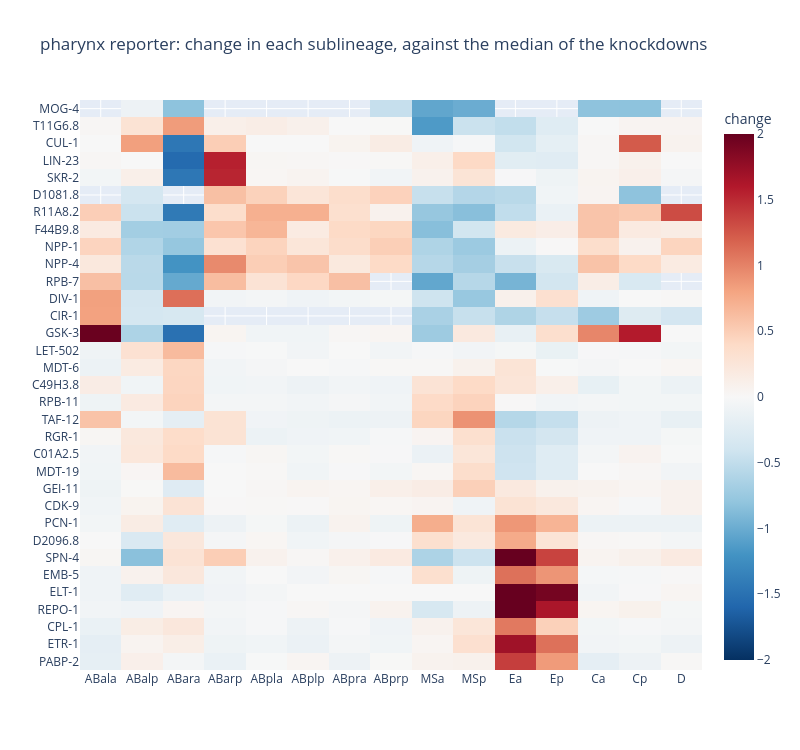

Notebook code for this chart:
### Markdown cell above
## 21. Knockdowns that redraw the fate map

How is a change measured? For one reporter, say the pharynx reporter, and
one knockdown:

1. the values of the knockdown are z-scored over the time points 140 to
   155 (case study 18), so that all the conditions are on the same scale;
2. its **profile** is the mean z-score of each sublineage (ABala, ABalp, …,
   D) over these time points;
3. the **typical profile** is, for each sublineage, the median of the
   profiles of the 33 knockdowns recorded with this reporter: since most
   knockdowns leave a given sublineage alone, it stands for the normal
   expression;
4. the **change** of the knockdown in a sublineage is its profile minus the
   typical profile: positive if the sublineage expresses the reporter more
   than usual, negative if less.

Below, the changes of the 33 knockdowns, ordered so that knockdowns with
similar changes are next to each other. Hover over the map for the values.

### Code cell
SUBLINEAGES_KD = SUBLINEAGES[:-1]  # P4 is too small to be measured reliably
sublineage_of = {n: ct.sublineage(worm.labels[n]) for n in window}

# the profile of each knockdown of the pharynx reporter, and its change against the median profile
conds = sorted(of_tissue["PHA"], key=lambda c: worm.gene_dict[c])
profiles = np.array([ct.sublineage_profile(zscored[c], sublineage_of, SUBLINEAGES_KD) for c in conds])
delta = profiles - np.nanmedian(profiles, axis=0)

similarity = np.ma.corrcoef(np.ma.masked_invalid(delta)).filled(0)
order = leaves_list(linkage(squareform(1 - similarity, checks=False), method="average"))
names = [worm.gene_dict[conds[i]].replace("_PHA", "") for i in order]
fig = go.Figure(go.Heatmap(z=delta[order], x=SUBLINEAGES_KD, y=names, colorscale="RdBu_r", zmid=0,
                           zmin=-2, zmax=2, colorbar=dict(title="change"),
                           hovertemplate="%{y} in %{x}: %{z:+.2f}<extra></extra>"))
fig.update_layout(title="pharynx reporter: change in each sublineage, against the median of the knockdowns",
                  height=750, width=800, yaxis=dict(autorange="reversed"))
fig.show()

genes_pha = [worm.gene_dict[c].replace("_PHA", "") for c in conds]
for gene in ("GSK-3", "CUL-1", "SKR-2", "LIN-23", "ELT-1", "SPN-4"):
    ct.report_change(gene, delta[genes_pha.index(gene)], SUBLINEAGES_KD)
i, j = (names.index(g) for g in ("SKR-2", "LIN-23"))
print(f"correlation of the changes, SKR-2 and LIN-23: {similarity[order[i], order[j]]:.2f}")

### Figure 1 — Plotly figure (JSON) as saved in the notebook; plotly's stock layout.template omitted (floating-point values rounded to 4 significant figures; data arrays with more than 128 entries replaced by an {"elided": "..."} marker saying what was removed)
{"data": [{"colorbar": {"title": {"text": "change"}}, "colorscale": [[0.0, "rgb(5,48,97)"], [0.1, "rgb(33,102,172)"], [0.2, "rgb(67,147,195)"], [0.3, "rgb(146,197,222)"], [0.4, "rgb(209,229,240)"], [0.5, "rgb(247,247,247)"], [0.6, "rgb(253,219,199)"], [0.7, "rgb(244,165,130)"], [0.8, "rgb(214,96,77)"], [0.9, "rgb(178,24,43)"], [1.0, "rgb(103,0,31)"]], "hovertemplate": "%{y} in %{x}: %{z:+.2f}<extra></extra>", "type": "heatmap", "x": ["ABala", "ABalp", "ABara", "ABarp", "ABpla", "ABplp", "ABpra", "ABprp", "MSa", "MSp", "Ea", "Ep", "Ca", "Cp", "D"], "y": ["MOG-4", "T11G6.8", "CUL-1", "LIN-23", "SKR-2", "D1081.8", "R11A8.2", "F44B9.8", "NPP-1", "NPP-4", "RPB-7", "DIV-1", "CIR-1", "GSK-3", "LET-502", "MDT-6", "C49H3.8", "RPB-11", "TAF-12", "RGR-1", "C01A2.5", "MDT-19", "GEI-11", "CDK-9", "PCN-1", "D2096.8", "SPN-4", "EMB-5", "ELT-1", "REPO-1", "CPL-1", "ETR-1", "PABP-2"], "z": {"elided": "33x15 float values"}, "zmax": 2, "zmid": 0, "zmin": -2}], "layout": {"height": 750, "title": {"text": "pharynx reporter: change in each sublineage, against the median of the knockdowns"}, "width": 800, "yaxis": {"autorange": "reversed"}}}
